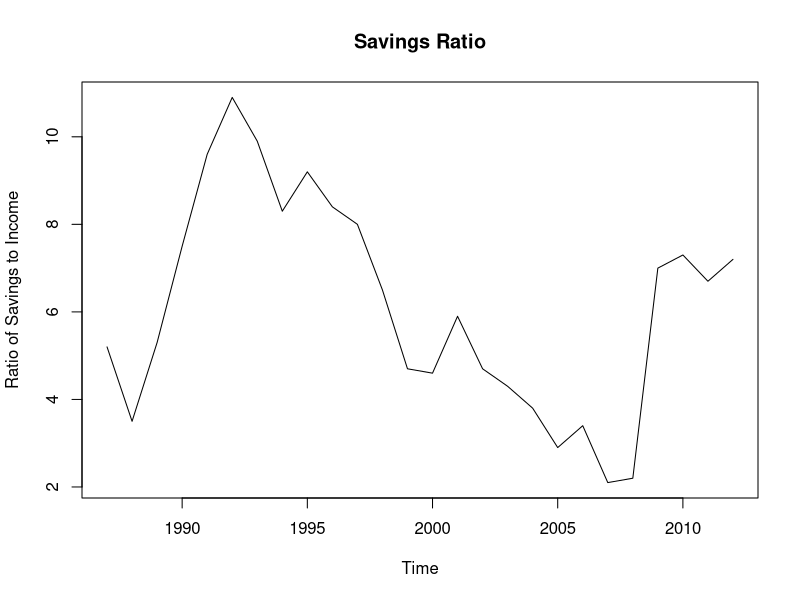
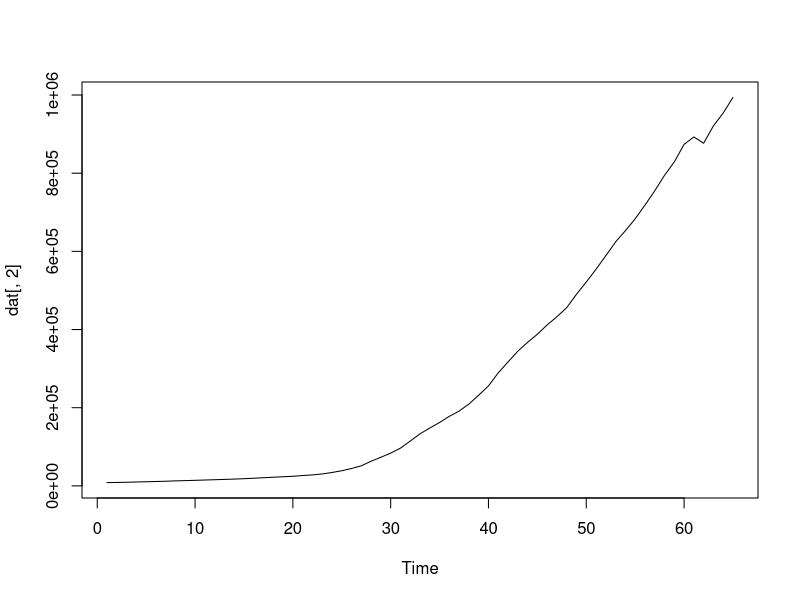
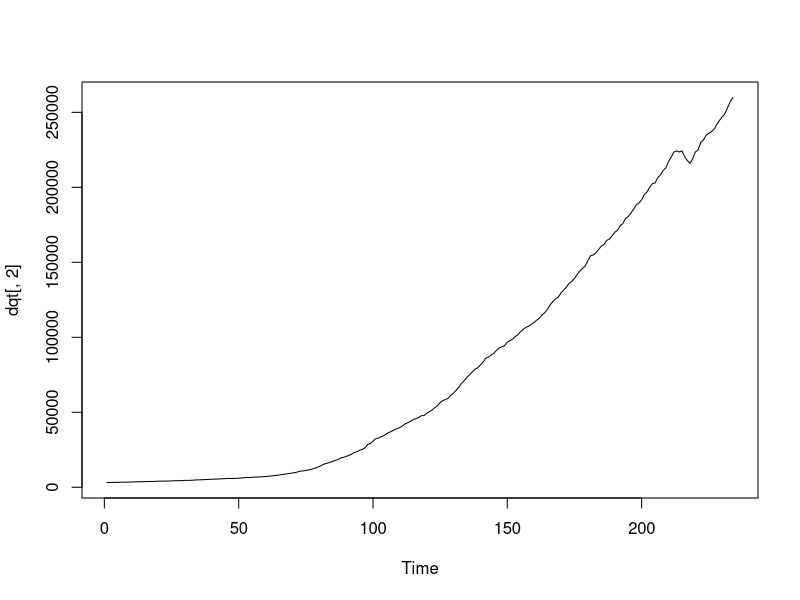

Write the R code that produced these figures, in order. (Note: this script raises an error after producing the figures.)
# http://mainlymacro.blogspot.co.uk/2013/12/some-notes-on-uk-recovery.html
# http://www.ons.gov.uk/ons/rel/naa2/quarterly-national-accounts/q3-2013/
#tsd-quarterly-national-accounts--q3-2013.html
# Change the data for latest data and re-name GDP
# Read annual data
da <- read.csv("Data/GDP.csv",header = TRUE, nrows = 65) 
plot(da$NRJS[40:80] ~ da[40:80,1], type = 'l', main = "Savings Ratio", 
xlab = "Time", ylab = "Ratio of Savings to Income")
# as an example of what can be done. 
dat <- as.ts(da, start = 1948, end = 2012, frequency = 1)
str(dat)
plot(dat[,2])
# Read quarterly data
dq <- read.csv("Data/GDP.csv",header = TRUE, 
skip = 93, nrows = 234) 
dqt <- as.ts(dq, start = c(1955,1), end = c(2013,3), frequency = 4)
head(dq[,1:3])
head(dqt[,1:3])
str(dqt)
plot.ts(dqt[,2])
# The time series property does not work. 
# Load the names
lab <- read.csv("Data/GDP.csv", skip = 332, 
                header = FALSE, stringsAsFactors = FALSE)
head(lab)
# extLab function will extract the information about the data from the code.
extLab <- function(name){
a <- which(lab[,1] == name)
a <- paste(lab[a,2], lab[a+1,2], lab[a+2,2], lab[a+3,2], lab[a+4,2], sep = ", ")
return(a)
}
extLab("ABMD")
# Now try to find code for the phrase.  First tried a code and pmatch but
# this does not yet work. 
#http://cran.r-project.org/web/packages/stringr/stringr.pdf
require(stringr)
name <- "savings"
extCod <- function(name){
a <- pmatch(name, lab[,2])
return(lab[a,])
}

extCod("Index")

name <- "Household"
pattern <- lab[,2]
a <- str_detect(name, ignore.case(pattern))
tail(pattern)
FUN <- str_detect(name, lab[,2])
sum(FUN)
